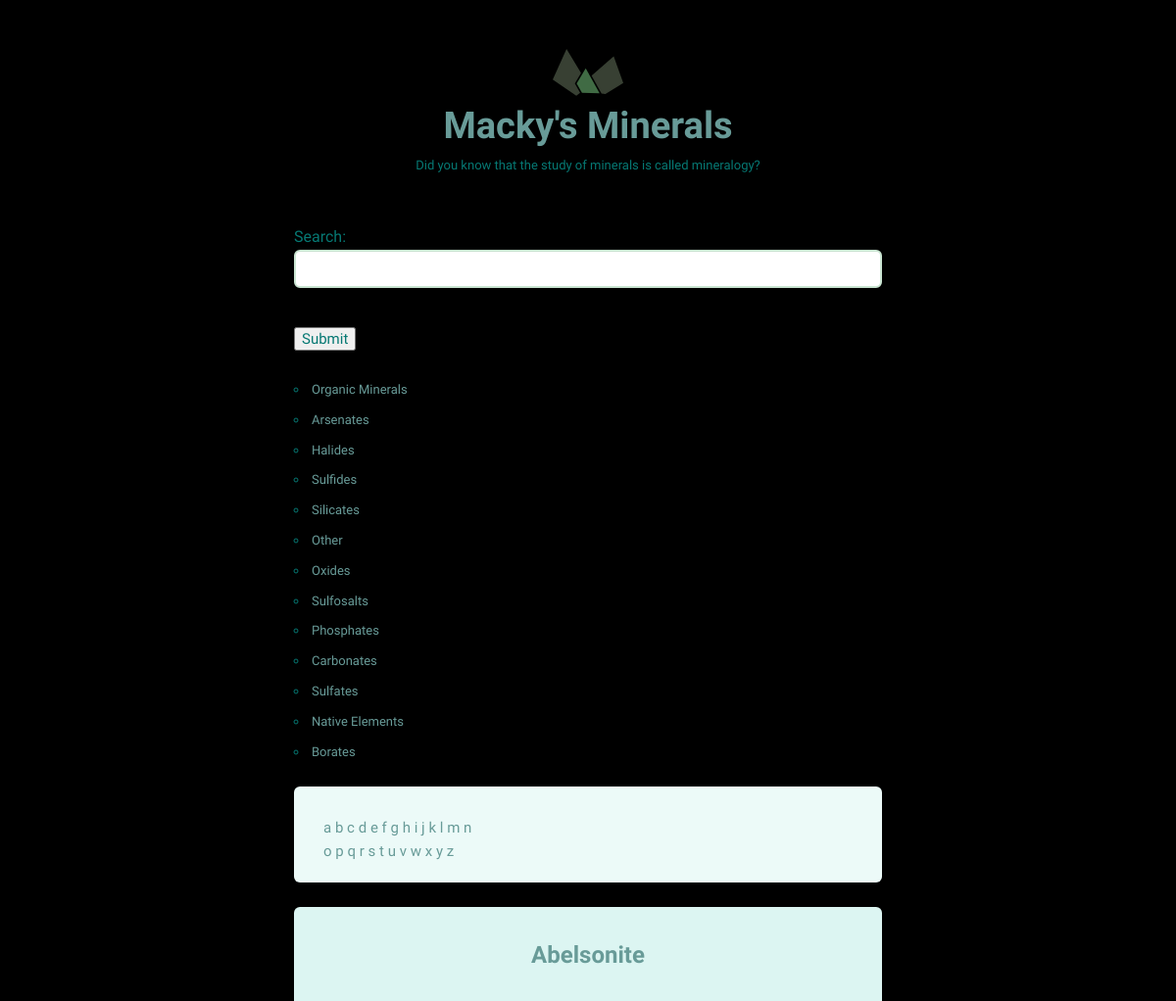
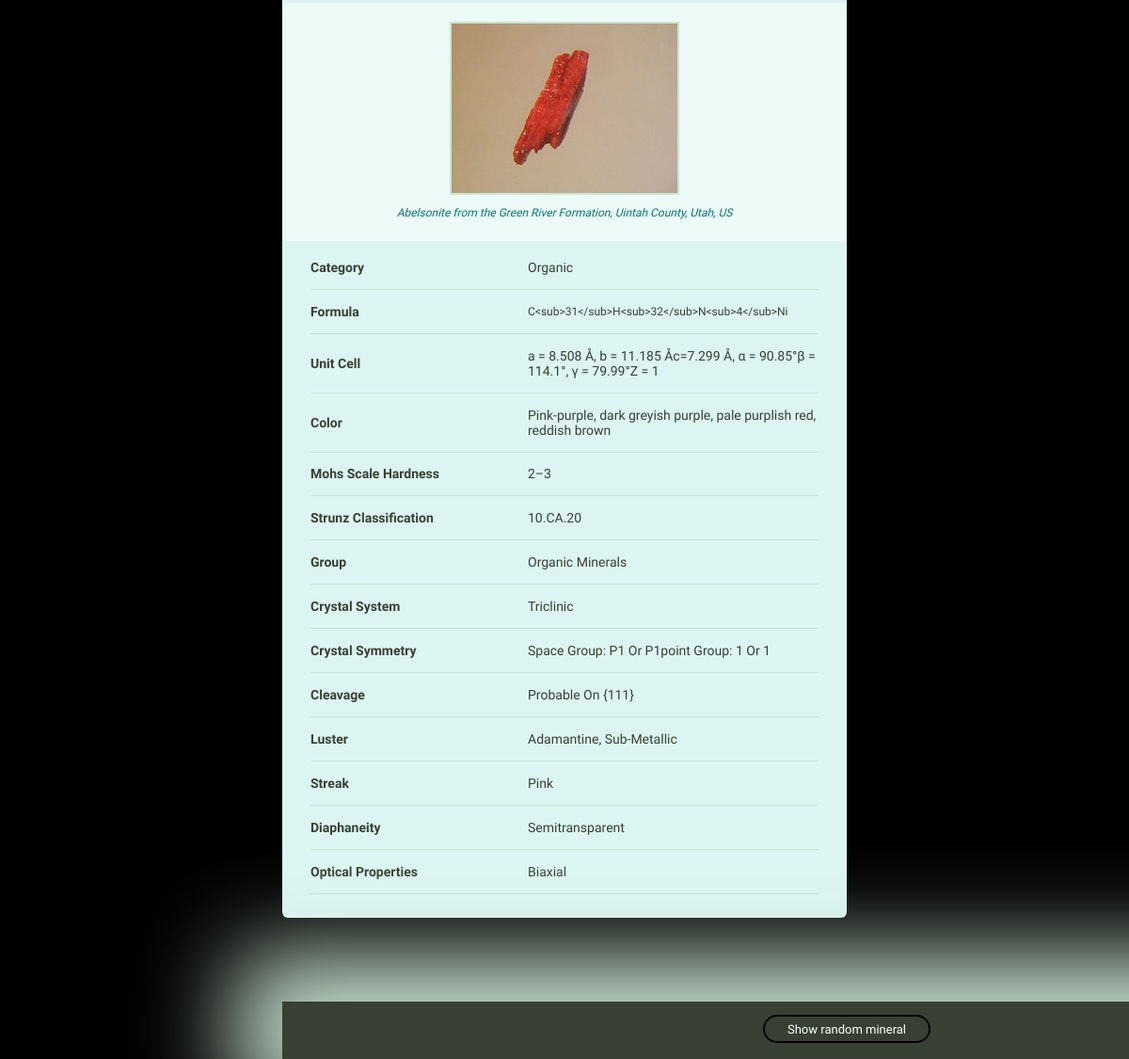
Page /detail/1/ on the committed database (2 pictures, top to bottom).
### minerals/models.py (models this page shows, shortened)
class Mineral(models.Model):
    name = models.CharField(max_length=500)
    image_filename = models.CharField(max_length=500)
    image_caption = models.CharField(max_length=500)
    category = models.CharField(max_length=500)
    formula = models.CharField(max_length=500)
    strunz_classification = models.CharField(max_length=500)
    color = models.CharField(max_length=500)
    crystal_system = models.CharField(max_length=500)
    unit_cell = models.CharField(max_length=500)
    crystal_symmetry = models.CharField(max_length=500)
    cleavage = models.CharField(max_length=500)
    mohs_scale_hardness = models.CharField(max_length=500)
    luster = models.CharField(max_length=500)
    streak = models.CharField(max_length=500)
    diaphaneity = models.CharField(max_length=255)
    optical_properties = models.CharField(max_length=500)
    refractive_index = models.CharField(max_length=500)
    crystal_habit = models.CharField(max_length=500)
    specific_gravity = models.CharField(max_length=500)
    group = models.CharField(max_length=500)

### minerals/views.py (the view)
# urls.py: path('detail/<int:pk>/', views.mineral_detail, name='mineral_detail'),
def mineral_detail(request, pk):
    mineral = Mineral.objects.filter(pk=pk)
    if mineral.exists():
        return render(request, 'minerals/detail.html', {'mineral': mineral})
    else:
        raise Http404

### minerals/forms.py
class SearchForm(forms.Form):
    q = forms.CharField(label='Search')

### minerals/context_processors.py (called while the page is built)
def alphabet_grid(request):
    alphabet = [letter for letter in 'abcdefghijklmnopqrstuvwxyz']
    return {'alphabet': alphabet}

def search(request):
    form = forms.SearchForm()
    return {'form': form}

def group(request):
    groups = Mineral.objects.order_by().values('group').distinct()
    group_list = []
    for x in groups:
        group_list.append(x)
    return {'group_list': group_list}

### minerals/templates/minerals/detail.html (shortened to what this page needs)
{% extends "minerals/layout.html" %}
{% load static from staticfiles %}
{% block content %}
{% for min in mineral %}
<div class="grid-100 mineral__container">
  <h1 class="mineral__name">{{ min.name }}</h1>
  <div class="mineral__image-bg">
    <img class="mineral__image" src="{% static '/minerals/images/'%}{{ min.name }}.jpg">
    <p class="mineral__caption">{{ min.image_caption }}</p>
  </div>
<div>
  <div class="mineral__table-container">
    <table class="mineral__table">
      <tr>
        {% if min.category %}
        <td class="mineral__category">Category</td>
        <td>{{ min.category|title }}</td>
        {% endif %}
      </tr>
      <tr>
        {% if min.formula %}
        <td class="mineral__category">Formula</td>
        <td class="mineral__formula">{{ min.formula }}</td>
        {% endif %}
      </tr>
      <tr>
        {% if min.unit_cell %}
        <td class="mineral__category">Unit Cell</td>
        <td>{{ min.unit_cell }}</td>
        {% endif %}
      </tr>
      <tr>
        {% if min.color %}
        <td class="mineral__category">Color</td>
        <td>{{ min.color }}</td>
        {% endif %}
      </tr>
      <tr>
          {% if min.mohs_scale_hardness %}
        <td class="mineral__category">Mohs Scale Hardness</td>
        <td>{{ min.mohs_scale_hardness }}</td>
          {% endif %}
      </tr>
      <tr>
          {% if min.strunz_classification %}
        <td class="mineral__category">Strunz Classification</td>
        <td>{{ min.strunz_classification }}</td>
          {% endif %}
      </tr>
      <tr>
        {% if min.group %}
        <td class="mineral__category">Group</td>
        <td>{{ min.group }}</td>
        {% endif %}
      </tr>
      <tr>
        {% if min.crystal_system %}
        <td class="mineral__category">Crystal System</td>
        <td>{{ min.crystal_system|title }}</td>
        {% endif %}
      </tr>
      <tr>
        {% if min.crystal_symmetry %}
        <td class="mineral__category">Crystal Symmetry</td>
        <td>{{ min.crystal_symmetry|title }}</td>
        {% endif %}
      </tr>
      <tr>
        {% if min.cleavage %}
        <td class="mineral__category">Cleavage</td>
        <td>{{ min.cleavage|title }}</td>
        {% endif %}
      </tr>
      <tr>
        {% if min.luster %}
        <td class="mineral__category">Luster</td>
        <td>{{ min.luster|title }}</td>
        {% endif %}
      </tr>
      <tr>
        {% if min.streak %}
        <td class="mineral__category">Streak</td>
        <td>{{ min.streak|title }}</td>
        {% endif %}
      </tr>
      <tr>
        {% if min.diaphaneity %}
        <td class="mineral__category">Diaphaneity</td>
        <td>{{ min.diaphaneity|title }}</td>
        {% endif %}
      </tr>
      <tr>
        {% if min.optical_properties %}
        <td class="mineral__category">Optical Properties</td>
        <td>{{ min.optical_properties|title }}</td>
        {% endif %}
      </tr>
    </table>
  </div>
</div>
</div>
{% endfor %}
{% endblock %}

### minerals/templates/minerals/layout.html (shortened to what this page needs)
{% load static from staticfiles %}
<html lang="en">
<head>
  <link rel="stylesheet" href="{% static 'minerals/css/global.css' %}">
</head>
<body>
  <div class="bounds bounds--small">
    <div class="grid-100">
      <a href="{% url 'minerals:minerals_home' %}">
        <h1 class="logo__name text-centered">Macky's Minerals</h1>
      </a>
      <p class="logo__text text-centered">Did you know that the study of minerals is called mineralogy?</p>
        <div>
 <form method="GET" action="{% url 'minerals:search_mineral' %}">
  {{ form.as_p }}
  <input type="submit" class="button">
</form>
        </div>
        <ul class="list-group">
  {% for group in group_list %}
        <li class="current" {% if group_name == group %}  {% endif %} >
      <a href="{% url 'minerals:group_mineral' group_name=group.group %}">{{ group.group }}</a>
      {% endfor %}
  </li>
</ul>
    <div class="grid-100">
    <ul class="minerals__container">
  {% for letter in alphabet %}
    <td><a href="{% url 'minerals:alphabet' letter=letter %}" >{{ letter }}</a></td>
  {% endfor %}
        </ul>
    {% block content %}{% endblock %}
</div>
  <div class="minerals__random">
        <a class="minerals__anchor" href="{% url 'minerals:random_mineral' %}">Show random mineral</a>
  </div>
</body>
</html>

### minerals/static/minerals/css/global.css (style rules this page uses)
html { font-family: sans-serif; -ms-text-size-adjust: 100%; -webkit-text-size-adjust: 100%; }
body { margin: 0; }
a { background-color: transparent; }
h1 { font-size: 2em; margin: 0.67em 0; }
img { border: 0; }
svg:not(:root) { overflow: hidden; }
input { color: inherit; font: inherit; margin: 0; }
input[type="reset"], input[type="submit"] { -webkit-appearance: button; cursor: pointer; }
input { line-height: normal; }
table { border-collapse: collapse; border-spacing: 0; }
td, th { padding: 0; }
html { font-size: 62.5%; }
body { background-color: #000000; font-size: 1.5em; line-height: 1.6; font-weight: 400; font-family: "Cousine"; color: #067873; }
.bounds { max-width: 800px; margin: 0 auto; padding: 50px 0 150px; overflow: hidden; }
.bounds--small { max-width: 600px; padding: 50px 10px 150px; }
.grid, .grid-5, .grid-10, .grid-15, .grid-20, .grid-25, .grid-30, .grid-33, .grid-35, .grid-40, .grid-45, .grid-50, .grid-55, .grid-60, .grid-65, .grid-66, .grid-70, .grid-75, .grid-80, .grid-90, .grid-95, .grid-100 { float: left; box-sizing: border-box; position: relative; }
.grid-100 { width: 100%; }
h1, h2, h3, h4, h5, h6 { margin-top: 0; margin-bottom: 2rem; font-weight: bold; font-family: "Work Sans", sans-serif; color: #689b98; }
h1 { font-size: 3.8rem; }
@media (min-width: 550px) { h1 { font-size: 3.8rem; } }
p { margin-top: 0; font-size: 1.6rem; }
a { color: #689b98; text-decoration: none; -webkit-transition: color 0.2s; -moz-transition: color 0.2s; -ms-transition: color 0.2s; -o-transition: color 0.2s; transition: color 0.2s; }
input[type="text"] { background: #fff; width: 100%; color: #666; border-radius: 6px; border: 2px solid #CAE5D2; padding: 9px 15px 10px 15px; margin-bottom: 15px; outline: none; box-sizing: border-box; font-size: 1.4rem; font-family: "Work Sans", sans-serif; -webkit-appearance: none; -moz-appearance: none; appearance: none; -webkit-transition: 0.2s; -moz-transition: 0.2s; -ms-transition: 0.2s; -o-transition: 0.2s; transition: 0.2s; }
ul { list-style: circle inside; padding-left: 0; margin-top: 0; }
li { margin-bottom: 1rem; font-size: 1.3rem; }
th, td { padding: 15px; text-align: left; border-bottom: 1px solid #e1e1e1; }
th:first-child, td:first-child { padding-left: 0; }
th:last-child, td:last-child { padding-right: 0; }
input { margin-bottom: 1.5rem; }
table, p, ul { margin-bottom: 2.5rem; }
.text-centered { text-align: center; }
.logo { display: block; fill: #384033; position: relative; margin: 0 auto; width: 72px; }
.logo__name { margin-bottom: 0; }
.logo__text { margin-bottom: 50px; font-size: 13px; }
.minerals__container { background-color: #ecfaf8; border-radius: 6px; list-style: none; padding: 30px 30px 20px 30px; -webkit-column-gap: 30px; -moz-column-gap: 30px; column-gap: 30px; }
@media (min-width: 640px) { .minerals__container { -webkit-column-count: 3; -moz-column-count: 3; column-count: 3; } }
.minerals__anchor { border: solid 2px #000000; border-radius: 100px; color: #384033; display: block; font-size: 13px; text-align: center; padding: 8px 0 7px 0; width: 100%; transition: background-color 200ms ease-in-out, font-weight 200ms ease-in-out, color 200ms ease-in-out; }
.minerals__random { background-color: #384033; box-shadow: 0 0 100px 50px #CAE5D2; color: #fff; padding: 20px 0 20px 0; position: fixed; bottom: 0; text-align: center; width: 100%; }
.minerals__random .minerals__anchor { display: inline; color: #fff; padding: 6px 24px 5px 24px; }
.mineral__container { background-color: #dcf5f2; border-radius: 6px; list-style: none; padding: 0; text-align: center; }
.mineral__name { display: block; width: 100%; margin: 0; font-size: 24px; padding: 30px 0 30px 0; }
.mineral__image { display: block; margin: 0 auto; border: solid 2px #CAE5D2; }
.mineral__image-bg { background-color: #ecfaf8; padding: 20px 0; }
.mineral__caption { font-size: 12px; font-style: italic; padding: 10px 0 0 0; margin: 0; }
.mineral__table { font-size: 14px; color: #384033; }
.mineral__table td { border-color: #CAE5D2; }
.mineral__table-container { padding: 5px 30px 0; }
.mineral__category { font-weight: bold; width: 40%; }
.mineral__formula { font-size: 12px; }

### rows in the picture
Mineral: name "Abelsonite", name (picture), image_caption "Abelsonite from the Green River Formation, Uintah County, Utah, US", category "Organic", formula "C<sub>31</sub>H<sub>32</sub>N<sub>4</sub>Ni", unit_cell "a = 8.508 Å, b = 11.185 Åc=7.299 Å, α = 90.85°β = 114.1°, γ = 79.99°Z = 1", color "Pink-purple, dark greyish purple, pale purplish red, reddish brown", mohs_scale_hardness "2–3", strunz_classification "10.CA.20", group "Organic Minerals", crystal_system "Triclinic", crystal_symmetry "Space Group: P1 Or P1point Group: 1 Or 1", cleavage "Probable On {111}", luster "Adamantine, Sub-Metallic", streak "Pink", diaphaneity "Semitransparent", optical_properties "Biaxial"

### other values in the picture
{{ group.group }} "Organic Minerals" "Arsenates" "Halides" "Sulfides" "Silicates" "Other" "Oxides" "Sulfosalts" "Phosphates" "Carbonates" "Sulfates" "Native Elements" "Borates"
{{ letter }} "a" "b" "c" "d" "e" "f" "g" "h" "i" "j" "k" "l" "m" "n" "o" "p" "q" "r" "s" "t" "u" "v" "w" "x" "y" "z"
